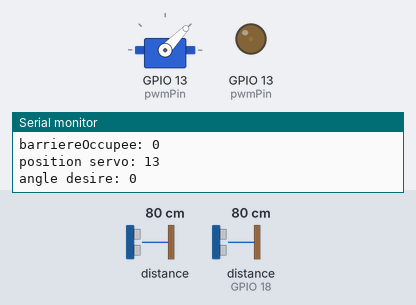
The program below on a simulated ESP32. On the bench: servo, output pins drawn as LEDs (lit = HIGH), the last lines printed to the serial monitor. Wiring (inferred from the names in the program): 2 × ultrasonic range finder: trigger GPIO 4, echo GPIO 0 / trigger GPIO 5, echo GPIO 18. The inputs (shaded band) are chosen by the test bench; at power-on: distance to the obstacle (sensor on GPIO 18) 80 cm, distance to the obstacle 80 cm. The echo pulse lasts 58.3 µs per cm; servo pulses on a pin are drawn as a servo (544–2400 µs = 0–180°); pins used as bus, display or sensor lines are not drawn.

Above: at 7.7 s.
7.8 s: distance to the obstacle (sensor on GPIO 18) set to 23 cm
9.7 s: distance to the obstacle (sensor on GPIO 18) set to 19 cm
At 11.4 s:
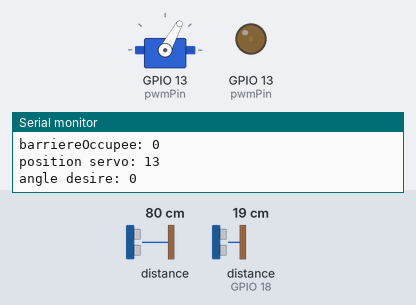
At 14.6 s:
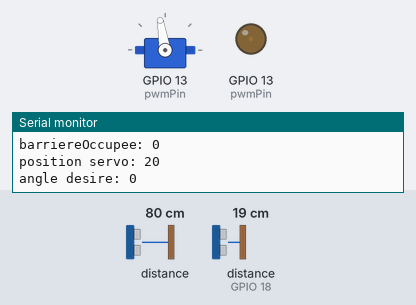
Timing chart, 0 to 16.1 s (numbered marks = the images above; inputs shaded):
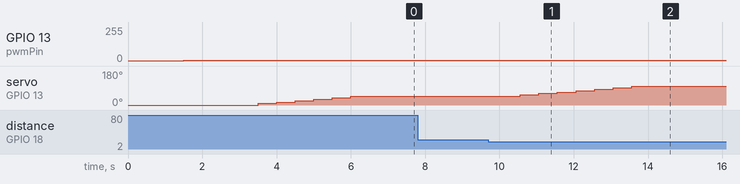

Measured:
- the behaviour switches between 21 and 20 cm on distance to the obstacle (sensor on GPIO 18) (found by bisection; images 0 and 1)
- after the input at 9.7 s, servo on GPIO 13 (pwmPin): moves from 46° to 99° over 3.0 s, starting after 0.86 s

The program:

main.cpp
```cpp
#include <Arduino.h>
#include <Wire.h> //Utilisee pour le bus I2C

//Pins des capteurs ultrasons
const int trigPin1 = 5;
const int echoPin1 = 18;
const int trigPin2 = 4;
const int echoPin2 = 0;

const int channel = 0; // Canal PWM à utiliser
const int frequency = 50;// Fréquence PWM en Hz const
int resolution = 8; // Résolution PWM en bits (8 bits pour une sortie allant de 0 à 255)

const int pwmPin = 13; // Broche de sortie PWM

#define SOUND_SPEED 0.034 //Vitesse du son pour avoir la distance en cm

long duration1; // Durée de reception du signal ultrason du capteur 1 depuis qu'il est envoyé
float distanceCm1;// Distance de l'objet du capteur 1 en cm

long duration2;
float distanceCm2;

int result; // Variable renvoyee a la raspberri pour donner un resultat


bool vehiculeEntrant = false; // bool indiquant si un vehicule entre
bool barriereOccupee = false; // bool indiquant si la barriere est obstruee

static int angle = 0; // angle de la barriere desire

void fermerBarriere(void)
{
  while (angle != 13)
  {
    if (angle<13)
    {
      angle++;
      ledcWrite(channel,angle);
    }
    else if (angle>13)
    {
      angle--;
      ledcWrite(channel,angle);
    }
    delay(500); // Ralentie la fermeture
  } // Regle la barriere a un angle de 13
}

void ouvrirBarriere(void)
{
  while (angle != 20)
  {
    if (angle<20)
    {
      angle++;
      ledcWrite(channel,angle);
    }
    else if (angle>20)
    {
      angle--;
      ledcWrite(channel,angle);
    }
    delay(500); // Ralentie l'ouverture
  } // Regle la barriere a un angle de 20
}


int lireDistance(void) // lit la distance du capteur 1
{
  // mise a 0 du trigger
  digitalWrite(trigPin1, LOW);
  delayMicroseconds(2);
  // etat haut du trigger pour 10ms
  digitalWrite(trigPin1, HIGH);
  delayMicroseconds(10);
  digitalWrite(trigPin1, LOW);

  // lis l'echo et donne le temps de parcours de l'onde sonore en ms
  duration1 = pulseIn(echoPin1, HIGH);
  // calcule la distance
  distanceCm1 = duration1 * SOUND_SPEED/2;
  return distanceCm1; //retourne la distance
}

void receiveEvent(int howMany){
  byte myByte = Wire.read(); // lis le byte arrivant
  Serial.print("receivedByte: ");
  Serial.println(myByte); // affiche le byte


  if (myByte == 10) // si le byte recu est un ordre
  {
    Serial.print("if 10 ");
    distanceCm1 = lireDistance(); //lire la distance du capteur 1
    if(distanceCm1>20) result = 10; // renvoyer 10 s'il n'y a pas d'obstacle
    else result = 5; // renvoyer 5 s'il y an a un
  }

}

void requestEvent(){
  Wire.write(result); // renvoie si le capteur 1 a detecte un obstacle
}

void setup() {
  Wire.begin(0x54); // Rejoindre le bus à l'adresse #13
	Wire.onReceive(receiveEvent); // Preparer une fonction spécifique a la reception de donnee
  Wire.onRequest(requestEvent);
  Serial.begin(115200); // Commencer une communication serie
  pinMode(trigPin1, OUTPUT); // regler trigPin 1 comme Output
  pinMode(echoPin1, INPUT); // regler echoPin 1 comme Input
  pinMode(trigPin2, OUTPUT); // regler trigPin 2 comme Output
  pinMode(echoPin2, INPUT); // regler echoPin 2 comme Input

  // Configuration de la bibliothèque ledc
  ledcSetup(channel, frequency, resolution);
  ledcAttachPin(pwmPin, channel);

  fermerBarriere(); // On ouvre la barrière pour commencer
}

void loop() {

  // Detection du capteur 1 (commente plus haut)
  digitalWrite(trigPin1, LOW);
  delayMicroseconds(2);
  digitalWrite(trigPin1, HIGH);
  delayMicroseconds(10);
  digitalWrite(trigPin1, LOW);

  duration1 = pulseIn(echoPin1, HIGH);
  distanceCm1 = duration1 * SOUND_SPEED/2;

  // Detection du capteur 2 (commente plus haut)
  digitalWrite(trigPin2, LOW);
  delayMicroseconds(2);
  digitalWrite(trigPin2, HIGH);
  delayMicroseconds(10);
  digitalWrite(trigPin2, LOW);

  duration2 = pulseIn(echoPin2, HIGH);
  distanceCm2 = duration2 * SOUND_SPEED/2;

  if(distanceCm1<20) { // Si un vehicule arrive devant la barriere
    ouvrirBarriere();
    vehiculeEntrant = true;
  }
  else if(vehiculeEntrant) {
    if(distanceCm2<20) { // Si le véhicule entrant est sous la barriere ouverte
      ouvrirBarriere();
      barriereOccupee = true;
    }
    else if((barriereOccupee) and (vehiculeEntrant)) { // Si le véhicule entrant n'est plus devant ou n'est plus sous la barriere
      fermerBarriere();
      vehiculeEntrant = false;
      barriereOccupee = false;
    }
    else { // Si le véhicule entrant n'est plus detecte devant la barriere et s'apprete a aller sous la barriere
      ouvrirBarriere();
    }
  }
  else { // Si rien n'est detecte devant la barriere
    fermerBarriere();
  }

  // Afficher les informations sur le moniteur serie
  Serial.print("Distance1 (cm): ");
  Serial.println(distanceCm1);
  Serial.print("Distance2 (cm): ");
  Serial.println(distanceCm2);

  Serial.print("vehiculeEntrant: ");
  Serial.println(vehiculeEntrant);
  Serial.print("barriereOccupee: ");
  Serial.println(barriereOccupee);

  Serial.print("position servo: ");
  Serial.println(ledcRead(channel));
  Serial.print("angle desire: ");
  Serial.println(ledcRead(angle));

  delay(1000);
}
```
